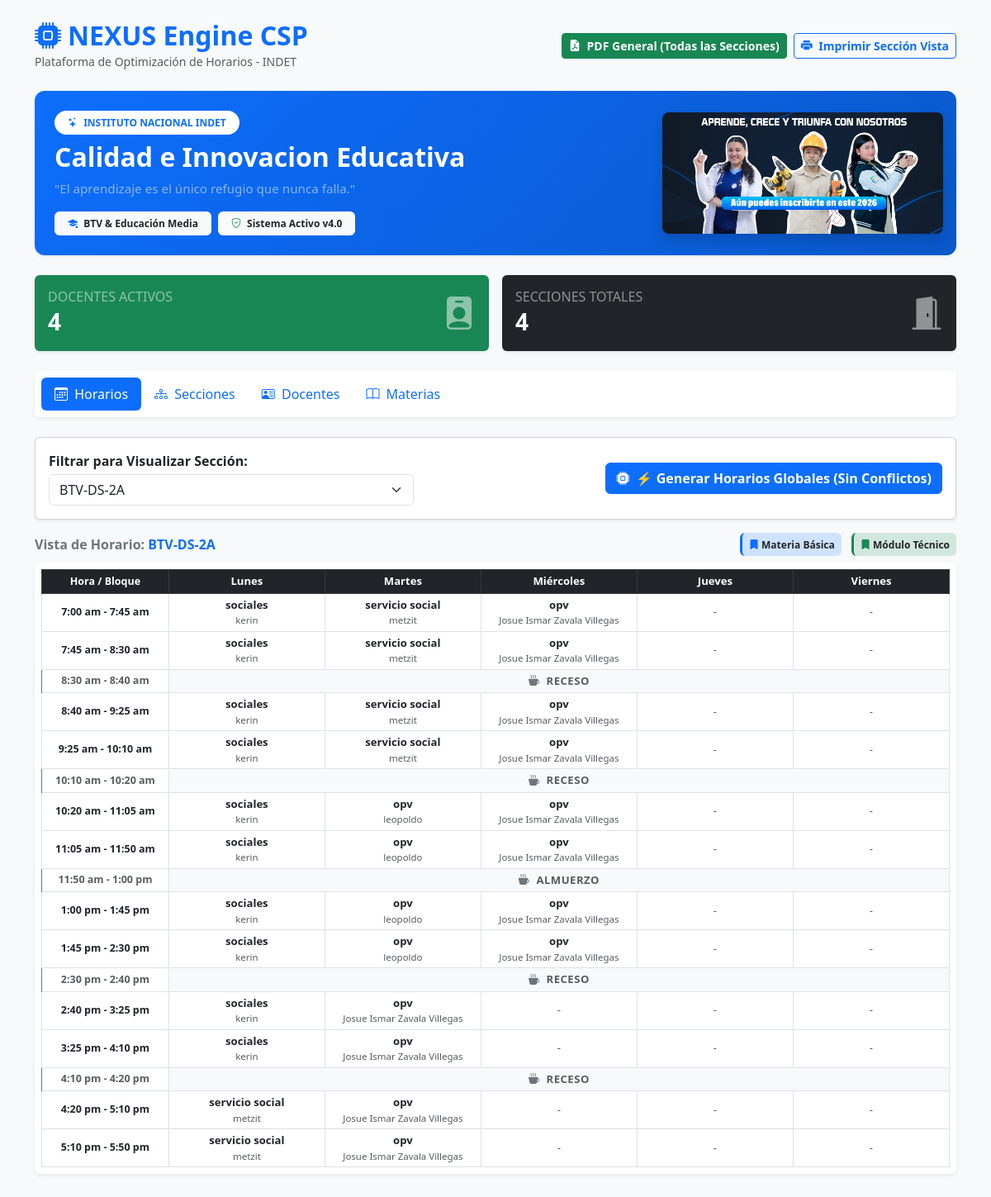
The app's page /, older data.
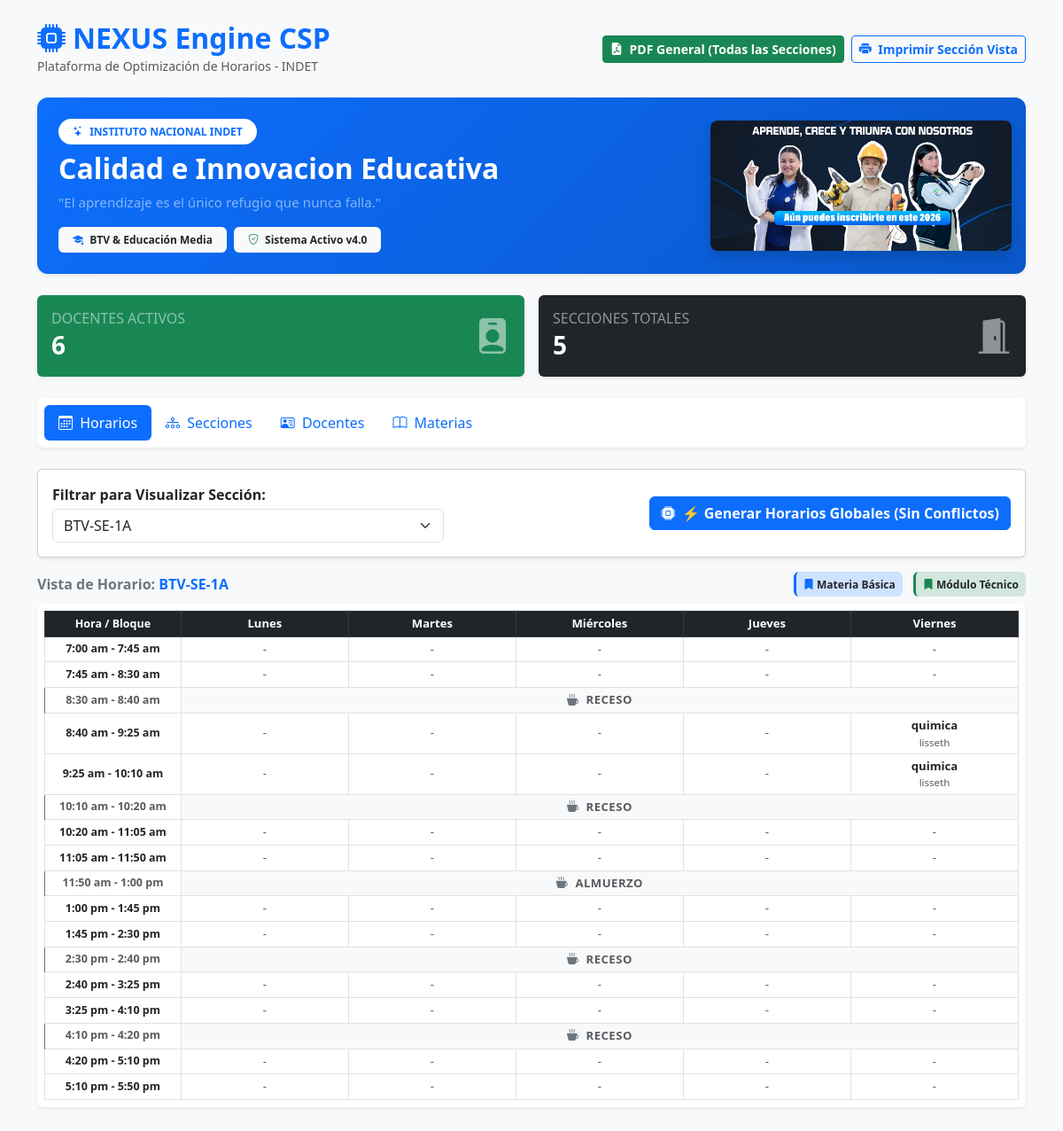
The same page, newer data.
### modulo_horarios/main.py (models this page shows)
class Seccion(SQLModel, table=True):
    id: Optional[int] = Field(default=None, primary_key=True)
    nombre: str
    modalidad: str
    anio: str

class Materia(SQLModel, table=True):
    id: Optional[int] = Field(default=None, primary_key=True)
    nombre: str
    tipo: str  # 'Básica' o 'Modular'

class Docente(SQLModel, table=True):
    id: Optional[int] = Field(default=None, primary_key=True)
    nombre: str
    correo_institucional: str
    turno_preferente: str
    dias_matutino: Optional[str] = None
    dias_vespertino: Optional[str] = None

### modulo_horarios/main.py (the view)
@app.get("/", response_class=HTMLResponse)
def index(
        request: Request,
        seccion_seleccionada: Optional[str] = None,
        seccion_estudiante: Optional[str] = None,
        session: Session = Depends(get_session)
):
    secciones = session.exec(select(Seccion)).all()
    lista_secciones = [s.nombre for s in secciones]
    seccion_actual = seccion_seleccionada if seccion_seleccionada else (
        lista_secciones[0] if lista_secciones else "Sin Secciones")
    sec_obj = session.exec(select(Seccion).where(Seccion.nombre == seccion_actual)).first()
    mantenimiento_dias = [
        ("lunes", "Lunes"),
        ("martes", "Martes"),
        ("miercoles", "Miércoles"),
        ("jueves", "Jueves"),
        ("viernes", "Viernes")
    ]
    tabla_horario = []
    for b in MEDIOS_BLOQUES:
        fila = {
            "hora": b["hora"],
            "es_pausa": b.get("es_pausa", False),
            "tipo_pausa": b.get("tipo_pausa", "")
        }
        for dia_clave, dia_bd in mantenimiento_dias:
            clase_data = {"materia": "-", "docente": "-", "tipo": "ninguno"}
            if sec_obj and not b.get("es_pausa"):
                clase = session.exec(
                    select(Horario).where(
                        Horario.seccion_id == sec_obj.id,
                        Horario.dia == dia_bd,
                        Horario.bloque_id == b["id"]
                    )
                ).first()
                if clase:
                    doc = session.get(Docente, clase.docente_id)
                    mat = session.get(Materia, clase.materia_id)
                    clase_data = {
                        "materia": mat.nombre if mat else "Desconocida",
                        "docente": doc.nombre if doc else "Desconocido",
                        "tipo": mat.tipo if mat else "Básica"
                    }
            fila[dia_clave] = clase_data
        tabla_horario.append(fila)
    docentes = session.exec(select(Docente)).all()
    materias = session.exec(select(Materia)).all()
    query_estudiantes = select(Estudiante)
    if seccion_estudiante and seccion_estudiante != "Todas":
        query_estudiantes = query_estudiantes.where(Estudiante.seccion == seccion_estudiante)
    estudiantes = session.exec(query_estudiantes).all()
    total_estudiantes_registrados = len(session.exec(select(Estudiante)).all())
    docentes_con_cargas = []
    for d in docentes:
        cargas_doc = session.exec(select(CargaAcademica).where(CargaAcademica.docente_id == d.id)).all()
        cargas_info = []
        for c in cargas_doc:
            s_item = session.get(Seccion, c.seccion_id)
            m_item = session.get(Materia, c.materia_id)
            cargas_info.append({
                "seccion": s_item,
                "materia": m_item,
                "medios_bloques_semanales": c.horas_semanales
            })
        docentes_con_cargas.append({
            "id": d.id,
            "nombre": d.nombre,
            "correo_institucional": d.correo_institucional,
            "turno_preferente": d.turno_preferente,
            "cargas": cargas_info
        })
    contexto = {
        "usuario": "admin",
        "rol": "Admin",
        "username": "admin",
        "secciones": secciones,
        "lista_secciones": lista_secciones,
        "seccion_actual": seccion_actual,
        "seccion_estudiante_filtro": seccion_estudiante or "Todas",
        "tabla_horario": tabla_horario,
        "docentes": docentes_con_cargas,
        "materias": materias,
        "estudiantes": estudiantes,
        "total_estudiantes": total_estudiantes_registrados,
        "total_docentes": len(docentes),
        "total_secciones": len(secciones),
        "alerta_cruce": False
    }
    return templates.TemplateResponse(
        request=request,
        name="index.html",
        context=contexto
    )

### modulo_horarios/templates/index.html (shortened to what the changed rows need)
<!DOCTYPE html>
<html lang="es">
<head>
    <link href="https://cdn.jsdelivr.net/npm/bootstrap@5.3.0/dist/css/bootstrap.min.css" rel="stylesheet">
    <link rel="stylesheet" href="https://cdn.jsdelivr.net/npm/bootstrap-icons@1.11.3/font/bootstrap-icons.css">
</head>
<body class="bg-light">
<div class="container pb-5 pt-4">
    <div class="d-flex justify-content-between align-items-center mb-4 no-print">
        <div>
            <h1 class="h2 fw-bold text-primary mb-0"><i class="bi bi-cpu-fill me-2"></i>NEXUS Engine CSP</h1>
        </div>
    </div>
    <div class="card border-0 shadow-sm overflow-hidden mb-4 no-print" style="border-radius: 12px; background: linear-gradient(135deg, #0d6efd 0%, #0a58ca 100%);">
        <div class="row g-0 align-items-center">
            <div class="col-md-8 p-4 text-white">
                <h2 class="fw-bold mb-2">Calidad e Innovacion Educativa</h2>
            </div>
        </div>
    </div>
    <div class="row g-3 mb-4 no-print">
        <div class="col-md-6">
            <div class="card bg-success text-white shadow-sm p-3 border-0">
                <div class="d-flex justify-content-between align-items-center">
                    <div>
                        <h6 class="text-white-50 text-uppercase mb-1">Docentes Activos</h6>
                        <h3 class="fw-bold mb-0">{{ total_docentes }}</h3>
                    </div>
                </div>
            </div>
        </div>
        <div class="col-md-6">
            <div class="card bg-dark text-white shadow-sm p-3 border-0">
                <div class="d-flex justify-content-between align-items-center">
                    <div>
                        <h6 class="text-white-50 text-uppercase mb-1">Secciones Totales</h6>
                        <h3 class="fw-bold mb-0">{{ total_secciones }}</h3>
                    </div>
                </div>
            </div>
        </div>
    </div>
    <div class="tab-content pt-2" id="nexusTabContent">
        <div class="tab-pane fade show active" id="horario" role="tabpanel">
            <div class="card shadow-sm p-3 mb-3 no-print">
                <div class="row align-items-center g-3">
                    <div class="col-md-5">
                        <form method="get" action="/">
                            <label for="seccion_seleccionada" class="form-label fw-bold mb-1">Filtrar para Visualizar Sección:</label>
                            <select name="seccion_seleccionada" id="seccion_seleccionada" class="form-select" onchange="this.form.submit()">
                                {% for sec in lista_secciones %}
                                    <option value="{{ sec }}" {% if sec == seccion_actual %}selected{% endif %}>{{ sec }}</option>
                                {% endfor %}
                            </select>
                        </form>
                    </div>
                </div>
            </div>
            <div class="d-flex justify-content-between align-items-center mb-2 no-print">
                <span class="fw-bold text-secondary">Vista de Horario: <span class="text-primary">{{ seccion_actual }}</span></span>
            </div>
            <div class="table-responsive bg-white rounded shadow-sm p-2">
                <table class="table table-bordered text-center align-middle mb-0 tabla-horario-compacta">
                    <thead class="table-dark">
                        <tr>
                            <th class="col-hora">Hora / Bloque</th>
                            <th class="col-dia">Lunes</th>
                            <th class="col-dia">Martes</th>
                            <th class="col-dia">Miércoles</th>
                            <th class="col-dia">Jueves</th>
                            <th class="col-dia">Viernes</th>
                        </tr>
                    </thead>
                    <tbody>
                        {% for fila in tabla_horario %}
                            {% if fila.es_pausa %}
                                <tr class="bg-custom-pause">
                                    <td class="col-hora fw-bold text-muted">{{ fila.hora }}</td>
                                    <td colspan="5" class="text-uppercase text-muted py-1 bg-light fw-bold" style="letter-spacing: 0.5px;">
                                        <i class="bi bi-cup-hot-fill me-1 text-secondary"></i> {{ fila.tipo_pausa }}
                                    </td>
                                </tr>
                            {% else %}
                                <tr>
                                    <td class="col-hora fw-bold">{{ fila.hora }}</td>
                                    {% for dia in ['lunes', 'martes', 'miercoles', 'jueves', 'viernes'] %}
                                        {% set clase = fila[dia] %}
                                        <td class="{% if clase.tipo == 'Modular' %}bg-modular{% elif clase.tipo == 'Básica' %}bg-basica{% endif %}">
                                            {% if clase.materia and clase.materia != '-' %}
                                                <div class="fw-bold text-dark">{{ clase.materia }}</div>
                                                <small class="text-muted d-block">{{ clase.docente }}</small>
                                            {% else %}
                                                <span class="text-muted">-</span>
                                            {% endif %}
                                        </td>
                                    {% endfor %}
                                </tr>
                            {% endif %}
                        {% endfor %}
                    </tbody>
                </table>
            </div>
        </div>
    </div>
</div>
</body>
</html>

Row changes from the older to the newer data that the page shows:
removed Seccion: nombre "BTV-DS-2A"
no longer on this page (row unchanged): Materia: materia "sociales" "sociales" "sociales" "sociales" "sociales" "sociales" "sociales" "sociales" "sociales" "sociales"
no longer on this page (row edited): Docente: docente "kerin" "kerin" "kerin" "kerin" "kerin" "kerin" "kerin" "kerin" "kerin" "kerin"
no longer on this page (row unchanged): Materia: materia "servicio social" "servicio social" "servicio social" "servicio social" "servicio social" "servicio social"
no longer on this page (row edited): Docente: docente "metzit" "metzit" "metzit" "metzit" "metzit" "metzit"
no longer on this page (row unchanged): Materia: materia "opv" "opv" "opv" "opv" "opv" "opv" "opv" "opv" "opv" "opv" "opv" "opv" "opv" "opv" "opv" "opv"
no longer on this page (row edited): Docente: docente "Josue Ismar Zavala Villegas" "Josue Ismar Zavala Villegas" "Josue Ismar Zavala Villegas" "Josue Ismar Zavala Villegas" "Josue Ismar Zavala Villegas" "Josue Ismar Zavala Villegas" "Josue Ismar Zavala Villegas" "Josue Ismar Zavala Villegas" "Josue Ismar Zavala Villegas" "Josue Ismar Zavala Villegas" "Josue Ismar Zavala Villegas" "Josue Ismar Zavala Villegas"
no longer on this page (row edited): Docente: docente "leopoldo" "leopoldo" "leopoldo" "leopoldo"
now on this page (row unchanged): Seccion: nombre "BTV-SE-1A"
added Materia: materia "quimica" "quimica"
added Docente: docente "lisseth" "lisseth"
Text that changed along with them:
{{ total_docentes }}: "4" → "6"
{{ total_secciones }}: "4" → "5"
form field seccion_seleccionada: "BTV-DS-2A" → "BTV-SE-1A"
